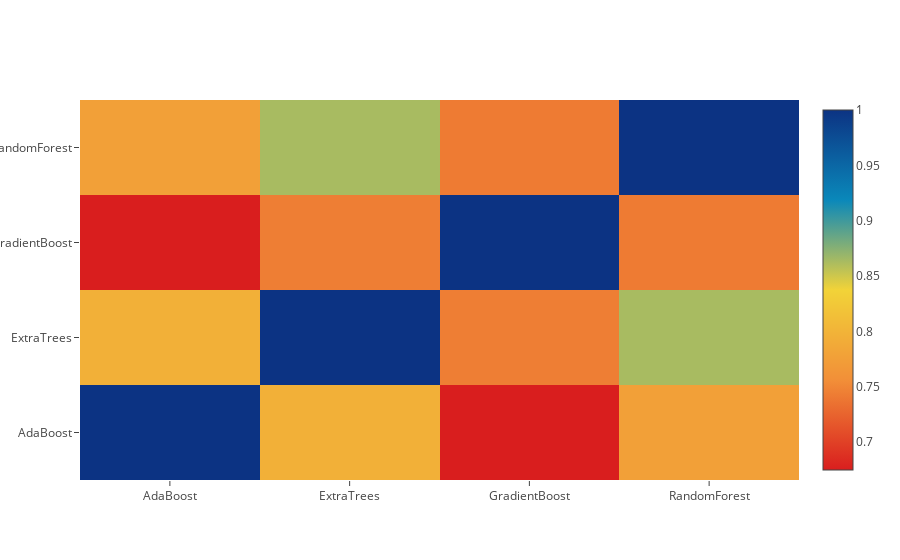

Notebook code for this chart:
### Markdown cell above
**Correlation Heatmap of the Second Level Training set**

### Code cell
data = [
    go.Heatmap(
        z= base_predictions_train.astype(float).corr().values ,
        x=base_predictions_train.columns.values,
        y= base_predictions_train.columns.values,
          colorscale='Portland',
            showscale=True,
            reversescale = True
    )
]
py.iplot(data, filename='labelled-heatmap')

### Figure 1 — Plotly figure (JSON) as saved in the notebook; plotly's stock layout.template omitted (floating-point values rounded to 4 significant figures)
{"data": [{"colorscale": "Portland", "reversescale": true, "showscale": true, "type": "heatmap", "x": ["AdaBoost", "ExtraTrees", "GradientBoost", "RandomForest"], "y": ["AdaBoost", "ExtraTrees", "GradientBoost", "RandomForest"], "z": [[1, 0.795, 0.6747, 0.7769], [0.795, 1, 0.7435, 0.8632], [0.6747, 0.7435, 1, 0.7419], [0.7769, 0.8632, 0.7419, 1]]}], "layout": {}}
